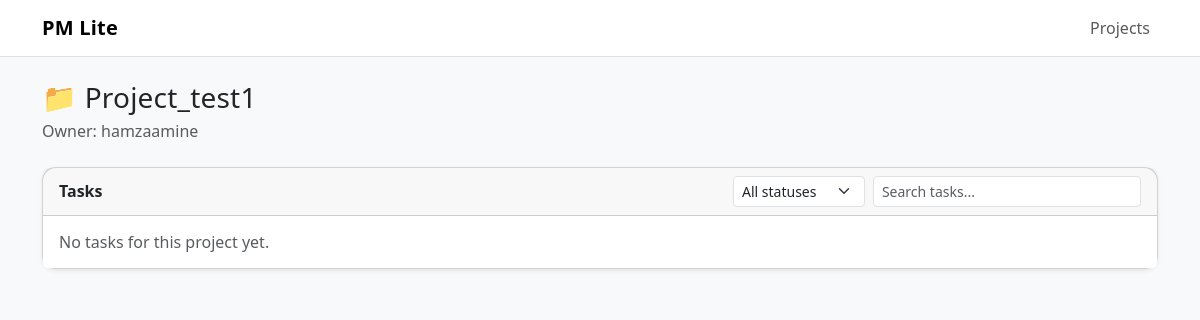
The app's page /projects/1/, older data.
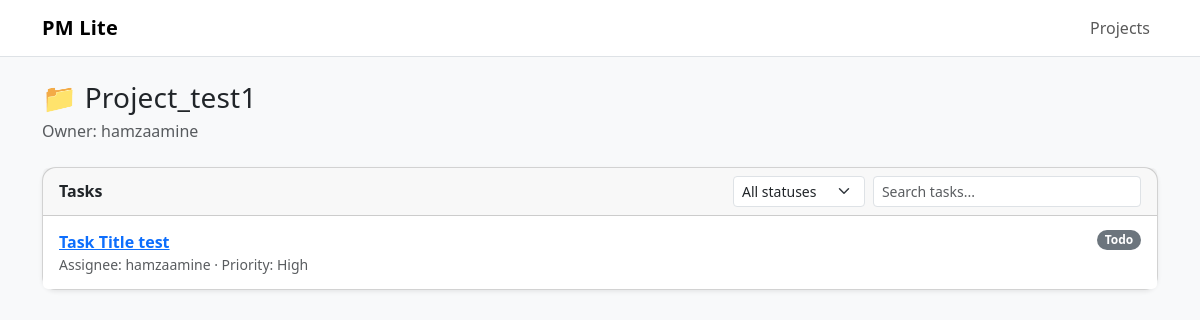
The same page, newer data.
### core/models.py (models this page shows, shortened)
class Task(models.Model):
    status_choice = [ ("TODO", "Todo"),("INPROGRESS", "InProgress"),("DONE", "Done"),]
    priority_choice = [ ("LOW", "low"),("MEDUIM", "Meduim"),("HIGH", "High"),]
    project = models.ForeignKey(Project, on_delete=models.CASCADE)
    title = models.CharField(max_length=200)
    description = models.TextField(blank=True, null=True)
    status = models.CharField(max_length=10, choices=status_choice, default='TODO')
    priority = models.CharField(max_length=10, choices=priority_choice, default='LOW')
    due_date = models.DateTimeField(blank=True, null=True)
    assignee = models.ForeignKey(User, on_delete=models.SET_NULL, null=True, blank=True, related_name='assigned_tasks')
    created_by = models.ForeignKey(User, on_delete=models.CASCADE, related_name='created_tasks')
    updated_at = models.DateTimeField(auto_now=True)
    created_at = models.DateField(auto_created=True)

### core/views.py (the view)
# urls.py: path('projects/<int:pk>/', views.project_detail, name='project_detail'),
def project_detail(request, pk):
    project = get_object_or_404(Project.objects.select_related('owner'), pk=pk)
    tasks = (
        Task.objects.filter(project=project)
        .select_related('assignee', 'created_by')
        .order_by('-updated_at')
    )
    return render(request, "core/project_detail.html", {"project": project, "tasks": tasks})

### core/templates/core/project_detail.html (shortened to what this page needs)
{% extends "core/base.html" %}
{% block content %}
<div class="mb-4">
  <h1 class="h3 mb-1">📁 {{ project.name }}</h1>
  <p class="text-muted mb-0">Owner: {{ project.owner.username }}</p>
</div>
<div class="card shadow-sm">
  <div class="card-header d-flex flex-wrap gap-2 align-items-center">
    <strong>Tasks</strong>
    <div class="ms-auto d-flex gap-2">
      <select id="statusFilter" class="form-select form-select-sm" style="width: 180px;">
        <option value="">All statuses</option>
      </select>
      <input id="taskSearch" type="search" class="form-control form-control-sm" placeholder="Search tasks...">
    </div>
  </div>
  <ul id="taskList" class="list-group list-group-flush">
    {% for t in tasks %}
      <li class="list-group-item d-flex justify-content-between align-items-start task-item"
          data-status="{{ t.status|default_if_none:'' }}"
          data-title="{{ t.title|lower }}">
        <div>
          <a class="fw-semibold" href="{% url 'task_detail' t.id %}">{{ t.title }}</a>
          <div class="small text-muted">
            Assignee: {{ t.assignee.username|default:"—" }} · Priority: {{ t.get_priority_display }}
          </div>
        </div>
        <span class="badge rounded-pill
          {% if t.status == 'DONE' %}text-bg-success
          {% elif t.status == 'INPROGRESS' %}text-bg-warning
          {% else %}text-bg-secondary{% endif %}">
          {{ t.get_status_display }}
        </span>
      </li>
    {% empty %}
      <li class="list-group-item text-muted">No tasks for this project yet.</li>
    {% endfor %}
  </ul>
</div>
{% endblock %}

Row changes from the older to the newer data that the page shows:
added Task: title "Task Title test", assignee.username "hamzaamine", priority "High", status "Todo"
Text that changed along with them:
text no longer shown: "No tasks for this project yet."
